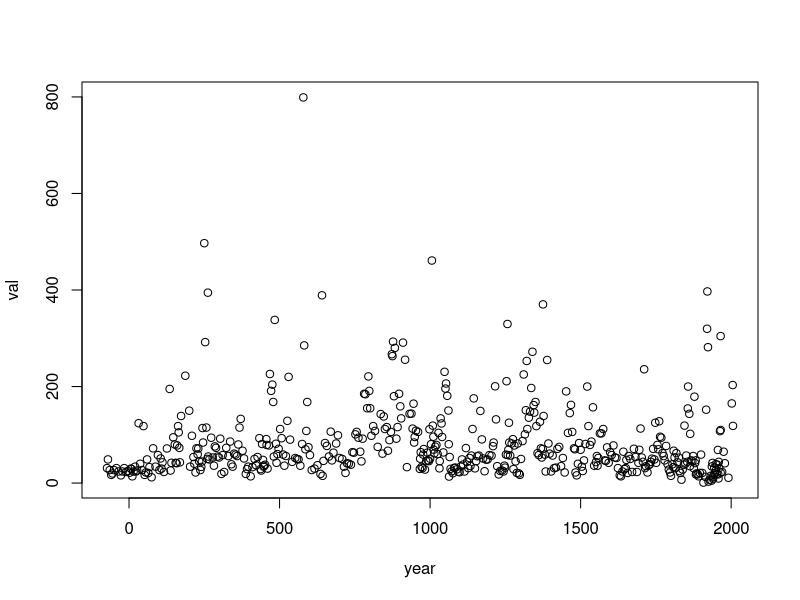
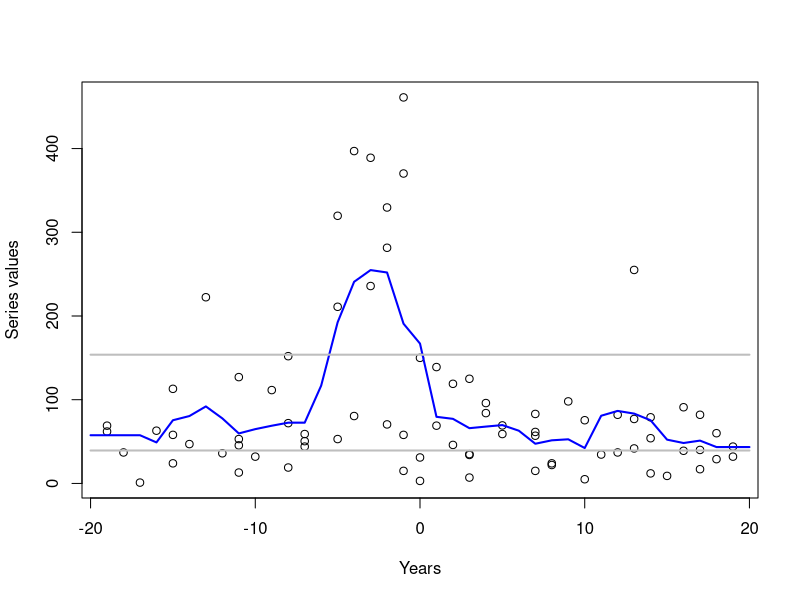

Recreate these plots in R, in order.
ser <- read.csv("series.csv")
plot(ser)

e1<-c(1007,1714,1376,644,1259,1925,200)

e2<-c(1924,1923,1922,1920,1882,1878,1877,1863,1857,1829,1827,1809,1736,1555,1482,1401,1391,1377,1344,1323,1263,1258,1250,1220,1211,1063,1061,1054,1015,969,967,943,916,874,796,675,643,601,587,581,488,483,458,449,438,264,244,243,232,231,230,200,158,152,141,11,-72)

sea <- function(events,yrs,vals,window,ci){
  # create an empty ('NAs') matrix to hold all data
  # rows=ser values, columns=ages of events, values= time elapsed before or after events.
  sea<-matrix(NA,length(yrs),length(events))
  for(i in 1:length(vals)){
    for(j in 1:length(events)){
      sea[i,j]<-yrs[i]-events[j]
    }
  }
  
  # select out values within 'window' years before and after events
  xvals<-sea[abs(sea)<window]
  yvals<-vals[row(sea)][abs(sea)<window]
  
  #plot values
  plot(xvals,yvals,xlab="Years",ylab="Series values")
  
  # plot lines for series for each of the events in events.  This can look messy and is optional.  
  # for(i in 1:length(events)){
  #   lines(sea[,i][abs(sea[,i])<window],vals[abs(sea[,i])<window])
  #   }
  
  # average values in moving window of size xp: number of events
  xp<-length(events)
  events.mean<-array(NA,((window*2)+1))
  tempdis<-array(NA,length(yvals))
  a<-1
  for(i in -window:window){
    for(j in 1:length(yvals)){
      tempdis[j]<-abs(i-xvals[j])
    }
    events.mean[a]<-mean(yvals[order(tempdis)[1:xp]])
    a<-a+1  #increase a by 1.
  }
  
  #plot mean values as a thick blue line
  lines(-window:window,events.mean,lwd=2,col="blue")
  
  #determine confidence threshold 
  # this uses resampling of the time series with equal length as 'events', determined
  # confidence interval by the percentiles of the distribution of a large number of resampled values.
  sim<-array(NA,10000)  #10,000 resamples
  for(s in 1:10000){
    sim[s]<-mean(sample(vals,xp))
  }
  ci.out <- quantile(sim,ci)
  #plot confidence interval boundaries as gray horizontal lines.
  lines(c(-window,window),c(ci.out[1],ci.out[1]),lwd=2,col="gray")
  lines(c(-window,window),c(ci.out[2],ci.out[2]),lwd=2,col="gray")
}

sea(events=e1,yrs=ser$year,vals=ser$val,window=20,ci=c(0.025,0.975))
